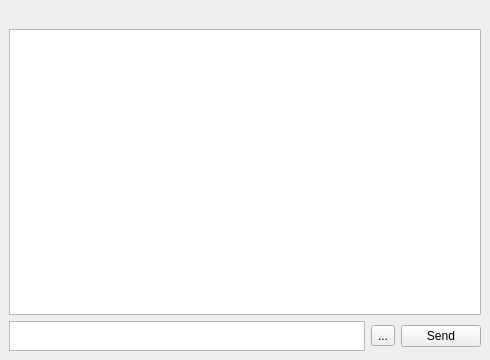
<ui version="4.0" >
 <class>chatwidget</class>
 <widget class="QWidget" name="chatwidget" >
  <property name="geometry" >
   <rect>
    <x>0</x>
    <y>0</y>
    <width>490</width>
    <height>360</height>
   </rect>
  </property>
  <property name="focusPolicy" >
   <enum>Qt::StrongFocus</enum>
  </property>
  <property name="windowTitle" >
   <string>Form</string>
  </property>
  <layout class="QGridLayout" >
   <property name="margin" >
    <number>9</number>
   </property>
   <property name="spacing" >
    <number>6</number>
   </property>
   <item row="2" column="0" >
    <widget class="QTextEdit" name="line" >
     <property name="maximumSize" >
      <size>
       <width>16777215</width>
       <height>30</height>
      </size>
     </property>
    </widget>
   </item>
   <item row="2" column="2" >
    <widget class="QPushButton" name="sendButton" >
     <property name="text" >
      <string>Send</string>
     </property>
    </widget>
   </item>
   <item row="2" column="1" >
    <widget class="QToolButton" name="smileys" >
     <property name="text" >
      <string>...</string>
     </property>
     <property name="icon" >
      <iconset>images/22x22/emotes/biggrin.png</iconset>
     </property>
     <property name="checkable" >
      <bool>true</bool>
     </property>
     <property name="popupMode" >
      <enum>QToolButton::InstantPopup</enum>
     </property>
    </widget>
   </item>
   <item row="1" column="0" colspan="3" >
    <layout class="QHBoxLayout" >
     <property name="margin" >
      <number>0</number>
     </property>
     <property name="spacing" >
      <number>6</number>
     </property>
     <item>
      <widget class="QTextEdit" name="textEdit" >
       <property name="readOnly" >
        <bool>true</bool>
       </property>
      </widget>
     </item>
    </layout>
   </item>
   <item row="0" column="0" colspan="3" >
    <layout class="QHBoxLayout" >
     <property name="margin" >
      <number>0</number>
     </property>
     <property name="spacing" >
      <number>6</number>
     </property>
     <item>
      <widget class="QLabel" name="label" >
       <property name="text" >
        <string/>
       </property>
      </widget>
     </item>
     <item>
      <widget class="QLabel" name="avatar" >
       <property name="maximumSize" >
        <size>
         <width>32</width>
         <height>32</height>
        </size>
       </property>
       <property name="text" >
        <string/>
       </property>
      </widget>
     </item>
    </layout>
   </item>
  </layout>
 </widget>
 <resources/>
 <connections/>
</ui>
